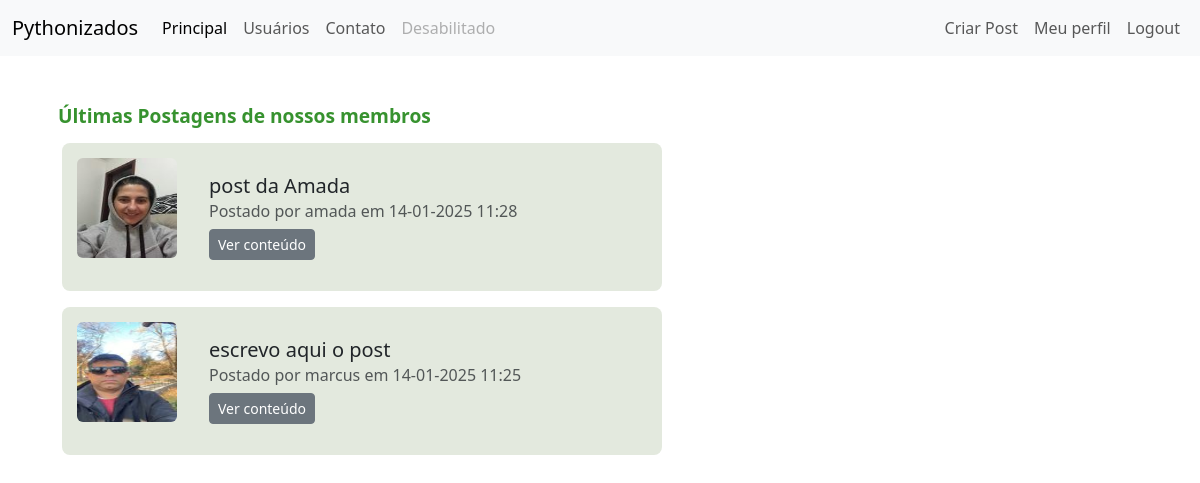
/ (signed in), run on the app's committed database.
### comunidade/models.py (models this page shows)
class Post(database.Model):
    id = database.Column(database.Integer, primary_key=True)
    titulo = database.Column(database.String, nullable=False)
    corpo = database.Column(database.Text, nullable=False)
    data_criacao = database.Column(database.DateTime, nullable=False, default=datetime.now())
    id_usuario = database.Column(database.Integer, database.ForeignKey('usuario.id'), nullable=False)

class Usuario(database.Model, UserMixin): # UserMixin serve para poder reutilizar
    id = database.Column(database.Integer, primary_key=True)
    username = database.Column(database.String, nullable=False, unique=True)
    email = database.Column(database.String, nullable=False, unique=True)
    senha = database.Column(database.String, nullable=False)
    foto_perfil = database.Column(database.String, default='default.jpg')
    posts = database.relationship('Post', backref='autor', lazy=True)
    cursos = database.Column(database.String, nullable=False, default='Não informado')

### comunidade/routes.py (the view)
@app.route("/")
def home():
    posts = Post.query.order_by(Post.data_criacao.desc()).all()
    for post in posts:
        post.corpo_red = f"{post.corpo[:50]}..." if len(post.corpo) > 50 else post.corpo
    usuarios = {usuario.id: usuario.username for usuario in Usuario.query.all()}
    foto_usuarios = {usuario.id: usuario.foto_perfil for usuario in Usuario.query.all()}
    return render_template('home.html', posts=posts, usuarios=usuarios, foto_usuarios=foto_usuarios)

### comunidade/models.py (called while the page is built)
@login_manager.user_loader # aceno ao login_manager que a função abaixo é a que carrega o usuário
def load_user(user_id):
    return Usuario.query.get(int(user_id))

### comunidade/templates/home.html (shortened to what this page needs)
{% extends 'base.html' %}
{% block body %}
<div class="container mt-5">
    <h1 class="h1-custom">Últimas Postagens de nossos membros</h1>
    <div class="posts-container">
        {% if posts %}
            {% for post in posts %}
            <div class="card mt-3" style="max-width: 700px; background-color: #e3e9de; padding: 15px; border-radius: 8px;">
                <div class="d-flex align-items-start">
                    <div class="me-3">
                        <img src="{{ url_for('static', filename='fotos_perfil/' + foto_usuarios[post.id_usuario]) }}"
                             alt="Imagem do usuário" class="rounded" width="100" height="100">
                    </div>
                    <div class="w-100">
                        <div class="card-body">
                            <h5 class="card-title">
                                <a href="{{ url_for('exibir_post', post_id=post.id) }}" style="text-decoration: none; color: inherit;">
                                    {{ post.titulo }}
                                </a>
                            </h5>
                            <h6 class="card-subtitle mb-2 text-muted">
                                Postado por {{ usuarios[post.id_usuario] }} em {{ post.data_criacao.strftime('%d-%m-%Y %H:%M') }}
                            </h6>
                            <button class="btn btn-secondary btn-sm" type="button" data-bs-toggle="collapse"
                                    data-bs-target="#postBody{{ post.id }}" aria-expanded="false"
                                    aria-controls="postBody{{ post.id }}">
                                Ver conteúdo
                            </button>
                        </div>
                    </div>
                </div>
            </div>
            {% endfor %}
        {% else %}
            <p>Não há postagens disponíveis.</p>
        {% endif %}
    </div>
</div>
{% endblock %}

### comunidade/static/css/perfil.css (style rules this page uses)
.card { width: 600px; margin-left: 20px; border: none; border-radius: 10px; background-color: #fff; padding: 20px; }
.h1-custom { font-size: 1.2rem; font-weight: bold; margin-top: 1rem; margin-bottom: 0.5rem; margin-left: 1rem; color: #37922f; }

### data on the page
Post: id_usuario.foto_perfil (picture), titulo "post da Amada", data_criacao "14-01-2025 11:28"
Usuario: username "amada"
Post: id_usuario.foto_perfil (picture), titulo "escrevo aqui o post", data_criacao "14-01-2025 11:25"
Usuario: username "marcus"
